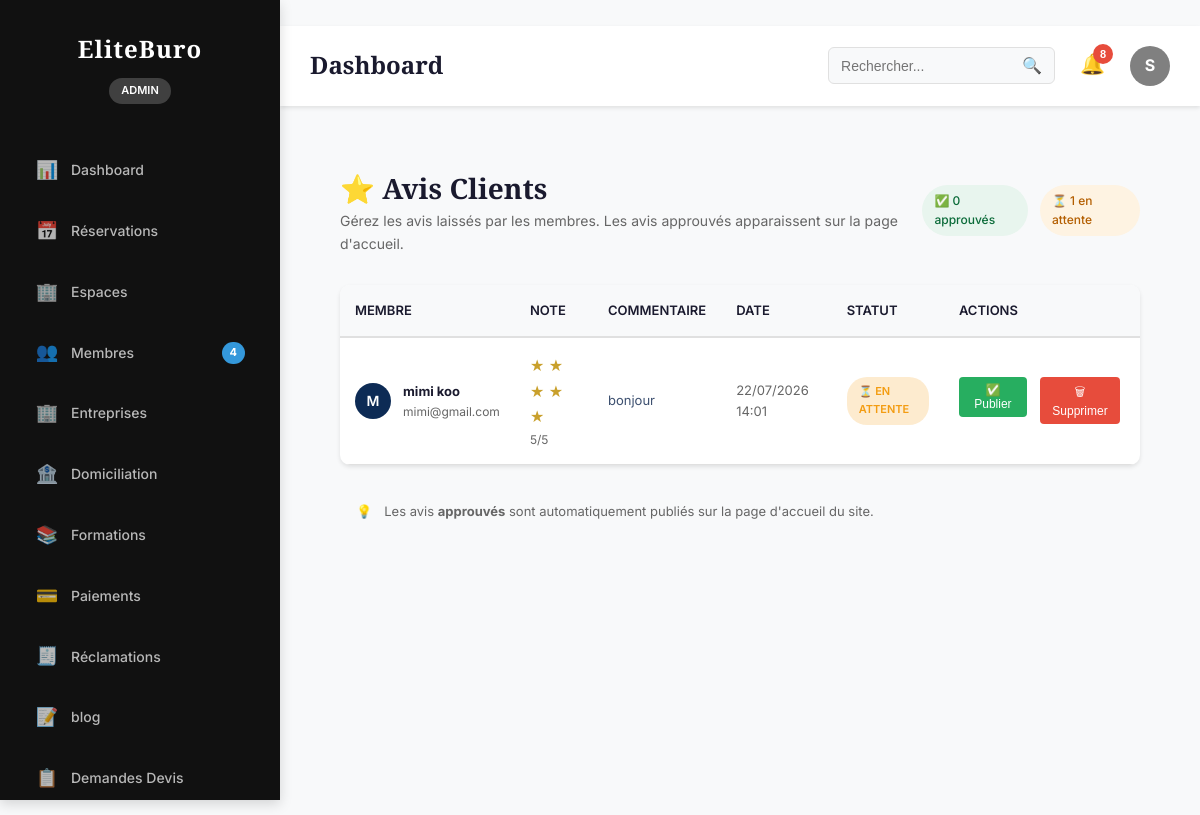
The page /dashboard/testimonials/ (signed in) on the database as committed earlier.
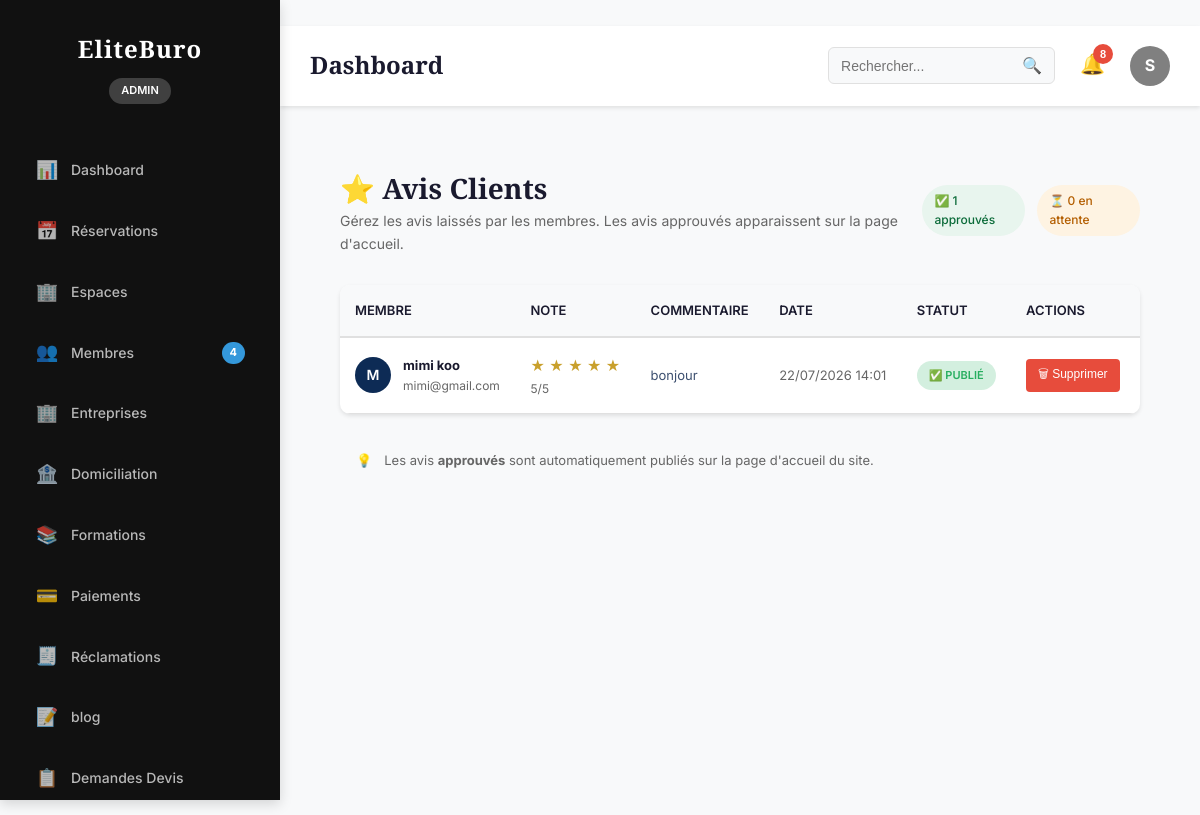
The same page on the database as committed later.
### dashboard/models.py (models this page shows, shortened)
class Testimonial(models.Model):
    utilisateur = models.ForeignKey(
        settings.AUTH_USER_MODEL,
        on_delete=models.CASCADE,
        related_name="testimonials",
    )
    note = models.PositiveSmallIntegerField(
        help_text="Note de 1 à 5",
        default=5,
    )
    commentaire = models.TextField(blank=True, default="")
    approuvé = models.BooleanField(default=False)
    approuvé_le = models.DateTimeField(null=True, blank=True)
    created_at = models.DateTimeField(auto_now_add=True)
    class Meta:
        verbose_name = "Avis client"
        verbose_name_plural = "Avis clients"
        ordering = ["-approuvé_le", "-created_at"]

### accounts/models.py (models this page shows, shortened)
class User(AbstractUser):
    class Role(models.TextChoices):
        ADMIN = "ADMIN", "Administrateur"
        MANAGER = "MANAGER", "Gestionnaire"
        MEMBER = "MEMBER", "Membre"
        TRAINER = "TRAINER", "Formateur"
    username = None
    id = models.UUIDField(
        primary_key=True,
        default=uuid.uuid4,
        editable=False
    )
    email = models.EmailField(
        unique=True
    )
    first_name = models.CharField(
        max_length=150
    )
    last_name = models.CharField(
        max_length=150
    )
    phone_validator = RegexValidator(
        regex=r'^\+?[0-9]{8,15}$',
        message="Numéro de téléphone invalide."
    )
    phone = models.CharField(
        max_length=20,
        validators=[phone_validator],
        unique=True
    )
    avatar = models.ImageField(
        upload_to="users/avatar/",
        blank=True,
        null=True
    )
    role = models.CharField(
        max_length=20,
        choices=Role.choices,
        default=Role.MEMBER
    )
    company_name = models.CharField(
        max_length=255,
        blank=True
    )
    job_title = models.CharField(
        max_length=255,
        blank=True
    )
    birth_date = models.DateField(
        blank=True,
        null=True
    )
    gender = models.CharField(
        max_length=20,
        blank=True
    )
    website = models.URLField(
        blank=True
    )
    bio = models.TextField(
        blank=True
    )
    language = models.CharField(
        max_length=10,
        default="fr"
    )
    timezone = models.CharField(
        max_length=100,
        default="Africa/Abidjan"
    )
    is_email_verified = models.BooleanField(
        default=False
    )
    is_phone_verified = models.BooleanField(
        default=False
    )
    receive_email_notification = models.BooleanField(
        default=True
    )
    receive_sms_notification = models.BooleanField(
        default=True
    )
    receive_whatsapp_notification = models.BooleanField(
        default=True
    )
    last_activity = models.DateTimeField(
        null=True,
        blank=True
    )
    created_at = models.DateTimeField(
        auto_now_add=True
    )
    updated_at = models.DateTimeField(
        auto_now=True
    )
    USERNAME_FIELD = "email"
    REQUIRED_FIELDS = []
    objects = UserManager()
    class Meta:
        ordering = ["-created_at"]
        verbose_name = "Utilisateur"
        verbose_name_plural = "Utilisateurs"
    @property
    def full_name(self):
        return f"{self.first_name} {self.last_name}"

### dashboard/views.py (the view)
# urls.py: path("testimonials/", AdminTestimonialListView.as_view(), name="testimonials_list"),
class AdminTestimonialListView(AdminBaseView):
    template_name = "dashboard/admin/testimonials_list.html"
    def get_context_data(self, **kwargs):
        context = super().get_context_data(**kwargs)
        context["testimonials"] = Testimonial.objects.select_related("utilisateur").order_by("-created_at")
        context["pending_count"] = Testimonial.objects.filter(approuvé=False).count()
        context["approved_count"] = Testimonial.objects.filter(approuvé=True).count()
        return context

### dashboard/permissions.py (called while the page is built)
def is_admin_or_manager(user) -> bool:
    return getattr(user, "is_authenticated", False) and getattr(user, "role", None) in {User.Role.ADMIN, User.Role.MANAGER}

### dashboard/services.py (called while the page is built)
def get_admin_stats() -> DashboardStats:
    user_count = User.objects.count()
    reservation_count = Reservation.objects.count()
    income_total = (
        Reservation.objects.filter(statut="confirmed").aggregate(total=Sum("montant_total")).get("total")
        or Decimal("0")
    )
    formation_count = Formation.objects.count()
    domiciliation_count = DomiciliationRequest.objects.count()
    return DashboardStats(
        users=user_count,
        reservations=reservation_count,
        income_total=income_total,
        formations=formation_count,
        domiciliation_requests=domiciliation_count,
    )

### dashboard/views.py (called while the page is built)
def admin_permission_guard(request: HttpRequest):
    if not is_admin_or_manager(request.user):
        raise PermissionDenied

    def dispatch(self, request: HttpRequest, *args, **kwargs):
        try:
            admin_permission_guard(request)
        except PermissionDenied:
            return HttpResponseForbidden("Accès réservé au back-office.")
        return super().dispatch(request, *args, **kwargs)

### templates/dashboard/admin/testimonials_list.html (shortened to what the changed rows need)
{% extends 'layouts/base_admin.html' %}
{% load static %}
{% block content %}
<div class="content">
    <div class="section-header">
        <div>
            <h2>⭐ Avis Clients</h2>
        </div>
        <div style="display: flex; gap: 0.75rem; align-items: center;">
            <span style="padding: 0.375rem 0.75rem; border-radius: 9999px; font-size: 0.75rem; font-weight: 500; background: #E8F5EE; color: #0B6B39;">
                ✅ {{ approved_count }} approuvés
            </span>
            <span style="padding: 0.375rem 0.75rem; border-radius: 9999px; font-size: 0.75rem; font-weight: 500; background: #FEF3E2; color: #B35E00;">
                ⏳ {{ pending_count }} en attente
            </span>
        </div>
    </div>
    <div class="table-container">
        <table class="admin-table">
            <thead>
                <tr>
                    <th>Membre</th>
                    <th>Note</th>
                    <th>Commentaire</th>
                    <th>Date</th>
                    <th>Statut</th>
                    <th>Actions</th>
                </tr>
            </thead>
            <tbody>
                {% for testimonial in testimonials %}
                <tr>
                    <td>
                        <div style="display: flex; align-items: center; gap: 0.75rem;">
                            <div style="width: 2.25rem; height: 2.25rem; border-radius: 50%; background: #0D2B55; display: flex; align-items: center; justify-content: center; color: white; font-weight: 600; font-size: 0.875rem;">
                                {{ testimonial.utilisateur.full_name|first|upper }}
                            </div>
                            <div>
                                <strong>{{ testimonial.utilisateur.full_name }}</strong>
                                <div style="font-size: 0.75rem; color: var(--text-light);">{{ testimonial.utilisateur.email }}</div>
                            </div>
                        </div>
                    </td>
                    <td>
                        <div style="display: flex; gap: 0.125rem; color: #C9A02C; font-size: 1rem;">
                            {% for i in "12345" %}
                                {% if forloop.counter <= testimonial.note %}
                                    ★
                                {% else %}
                                    <span style="color: #D4DCE8;">★</span>
                                {% endif %}
                            {% endfor %}
                        </div>
                        <div style="font-size: 0.75rem; color: var(--text-light);">{{ testimonial.note }}/5</div>
                    </td>
                    <td style="max-width: 300px;">
                        <p style="color: #3D5070; line-height: 1.5; margin: 0;">{{ testimonial.commentaire|truncatewords:30 }}</p>
                    </td>
                    <td>
                        <span style="font-size: 0.8125rem; color: var(--text-light);">
                            {{ testimonial.created_at|date:"d/m/Y H:i" }}
                        </span>
                    </td>
                    <td>
                        {% if testimonial.approuvé %}
                            <span class="status-badge confirmed">✅ Publié</span>
                        {% else %}
                            <span class="status-badge pending">⏳ En attente</span>
                        {% endif %}
                    </td>
                    <td>
                        <div style="display: flex; gap: 0.5rem;">
                            {% if not testimonial.approuvé %}
                                <form method="post" action="{% url 'dashboard_admin:testimonial_approve' testimonial.id %}" style="display: inline;">
                                    <button type="submit" class="btn-action" style="background: var(--success-color); color: white;">
                                        ✅ Publier
                                    </button>
                                </form>
                            {% endif %}
                            <form method="post" action="{% url 'dashboard_admin:testimonial_reject' testimonial.id %}" style="display: inline;" onsubmit="return confirm('Supprimer cet avis ?');">
                                <button type="submit" class="btn-action" style="background: var(--danger-color); color: white;">
                                    🗑 Supprimer
                                </button>
                            </form>
                        </div>
                    </td>
                </tr>
                {% endfor %}
            </tbody>
        </table>
    </div>
</div>
{% endblock %}

Rows that differ between the two databases and show on the page:
changed Testimonial "bonjour": approuvé "⏳ EN ATTENTE ✅ Publier" → "✅ PUBLIÉ"
Other text that changed with them:
{{ approved_count }}: "0" → "1"
{{ pending_count }}: "1" → "0"
